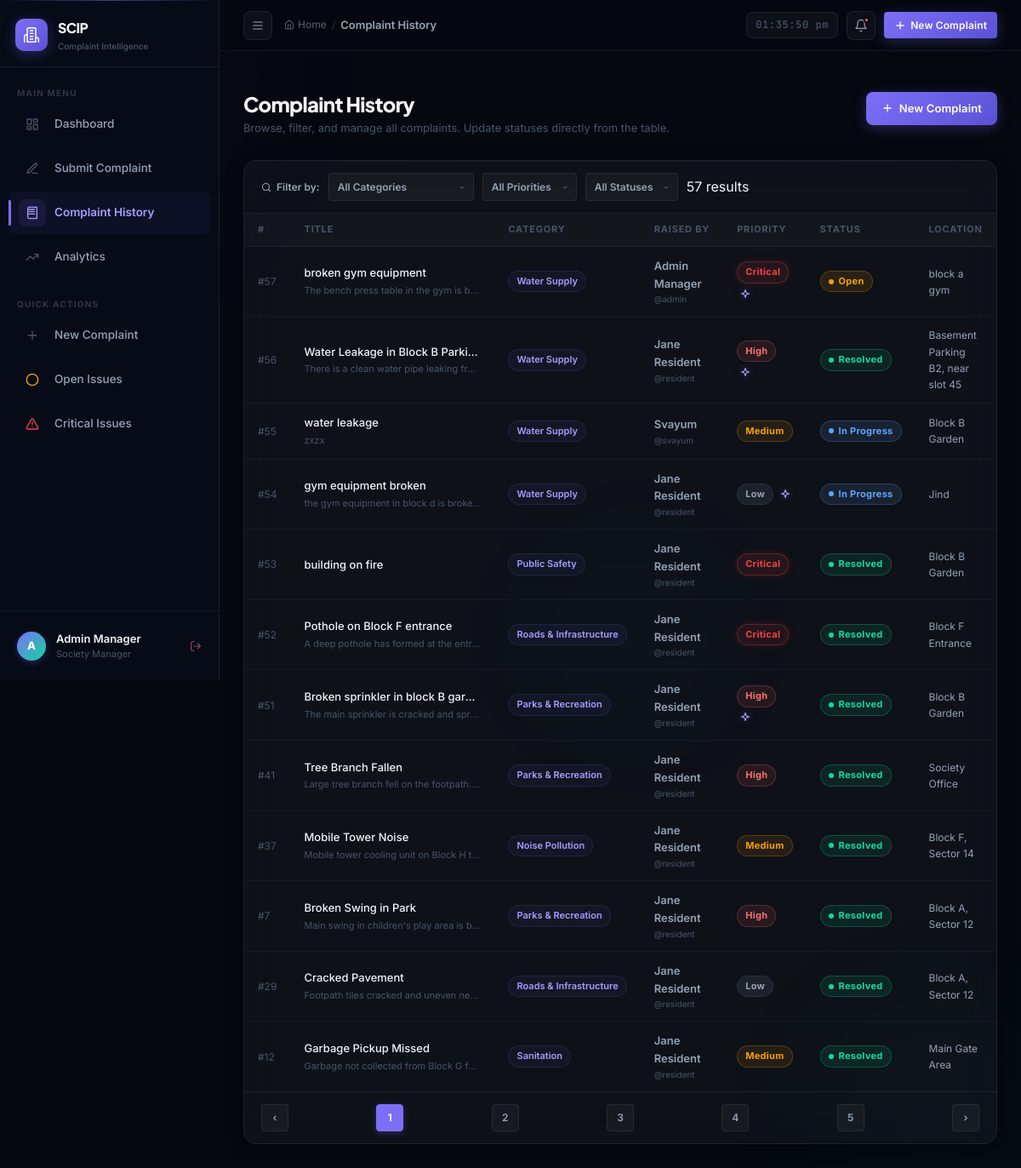
Screenshot of /history (signed in) with the database file from the repository.
### tables this page shows
CREATE TABLE users (
            id            INTEGER PRIMARY KEY AUTOINCREMENT,
            username      TEXT UNIQUE NOT NULL,
            password_hash TEXT NOT NULL,
            role          TEXT NOT NULL,
            full_name     TEXT NOT NULL,
            created_at    DATETIME DEFAULT CURRENT_TIMESTAMP
        );

CREATE TABLE complaints (
            id          INTEGER PRIMARY KEY AUTOINCREMENT,
            title       TEXT NOT NULL,
            category    TEXT NOT NULL,
            description TEXT,
            priority    TEXT NOT NULL,
            status      TEXT DEFAULT 'Open',
            location    TEXT,
            created_at  DATETIME DEFAULT CURRENT_TIMESTAMP,
            updated_at  DATETIME DEFAULT CURRENT_TIMESTAMP
        , ai_category TEXT, ai_priority TEXT, ai_department TEXT, ai_summary TEXT, user_id INTEGER);

### app.py (the view)
@app.route('/history')
@login_required
def history():
    page     = int(request.args.get('page', 1))
    category = request.args.get('category', '')
    priority = request.args.get('priority', '')
    status   = request.args.get('status', '')
    sort     = request.args.get('sort', 'created_at')
    order    = request.args.get('order', 'desc')
    user_id = None if session.get('role') == 'admin' else session.get('user_id')
    complaints, total, total_pages = get_all_complaints(
        page=page, per_page=12,
        category=category or None,
        priority=priority or None,
        status=status or None,
        sort=sort, order=order,
        user_id=user_id
    )
    return render_template('history.html',
                           complaints=complaints,
                           total=total,
                           total_pages=total_pages,
                           page=page,
                           category=category,
                           priority=priority,
                           status=status,
                           sort=sort,
                           order=order,
                           categories=CATEGORIES,
                           priorities=PRIORITIES,
                           statuses=STATUSES)

### app.py (called while the page is built)
def login_required(f):
    @wraps(f)
    def decorated_function(*args, **kwargs):
        if 'user_id' not in session:
            flash('Please log in to access this page.', 'danger')
            return redirect(url_for('login', next=request.url))
        return f(*args, **kwargs)
    return decorated_function

### database.py (called while the page is built)
def get_db():
    conn = sqlite3.connect(DB_PATH)
    conn.row_factory = sqlite3.Row
    return conn

### templates/history.html (shortened to what this page needs)
{% extends "base.html" %}
{% block breadcrumb %}Complaint History{% endblock %}
{% block content %}
<div class="page-header animate-in">
  <div>
    <h1 class="page-title">Complaint History</h1>
    <p class="page-subtitle">Browse, filter, and manage all complaints. Update statuses directly from the table.</p>
  </div>
  <a href="{{ url_for('submit') }}" class="btn btn-primary">
    <svg class="icon-svg icon-svg-xs" viewBox="0 0 24 24"><line x1="12" x2="12" y1="5" y2="19"/><line x1="5" x2="19" y1="12" y2="12"/></svg>
    New Complaint
  </a>
</div>
<div class="glass-card table-card animate-in" style="animation-delay:0.1s;">
  <div class="filter-bar">
    <span style="font-size:12px; font-weight:600; color:var(--text-secondary); white-space:nowrap; display:inline-flex; align-items:center; gap:6px;">
      <svg class="icon-svg icon-svg-xs" viewBox="0 0 24 24"><circle cx="11" cy="11" r="8"/><line x1="21" x2="16.65" y1="21" y2="16.65"/></svg>
      Filter by:
    </span>
    <form method="GET" action="{{ url_for('history') }}" id="filterForm" style="display:contents;">
      <select name="category" class="filter-select" onchange="this.form.submit()">
        <option value="">All Categories</option>
      </select>
      <select name="priority" class="filter-select" onchange="this.form.submit()">
        <option value="">All Priorities</option>
      </select>
      <select name="status" class="filter-select" onchange="this.form.submit()">
        <option value="">All Statuses</option>
      </select>
    </form>
    <span class="results-count">{{ total }} result{{ 's' if total != 1 }}</span>
  </div>
  {% if complaints %}
  <div style="overflow-x:auto;">
    <table class="data-table">
      <thead>
        <tr>
          <th data-sort="id" style="width:60px;">#</th>
          <th data-sort="title">Title</th>
          <th data-sort="category">Category</th>
          {% if session.get('role') == 'admin' %}
          <th>Raised By</th>
          {% endif %}
          <th data-sort="priority">Priority</th>
          <th data-sort="status">Status</th>
          <th>Location</th>
        </tr>
      </thead>
      <tbody>
        {% for c in complaints %}
        <tr>
          <td style="color:var(--text-muted); font-size:12px;">#{{ c.id }}</td>
          <td class="complaint-title-cell">
            <a href="{{ url_for('complaint_detail', complaint_id=c.id) }}" class="complaint-title-link">
              <span class="title-text" title="{{ c.title }}">{{ c.title }}</span>
            </a>
            {% if c.description %}
            <span class="complaint-id" title="{{ c.description }}">{{ c.description[:60] }}{{ '…' if c.description | length > 60 }}</span>
            {% endif %}
          </td>
          <td><span class="category-chip">{{ c.category }}</span></td>
          {% if session.get('role') == 'admin' %}
          <td style="font-size:13px; color:var(--text-secondary);">
            <div style="font-weight:600;">{{ c.raised_by or 'System' }}</div>
            <div style="font-size:10px; color:var(--text-muted);">@{{ c.raised_by_username or 'system' }}</div>
          </td>
          {% endif %}
          <td>
            <span class="badge badge-{{ c.priority | lower }}">{{ c.priority }}</span>
            {% if c.ai_category %}
            <span class="ai-mini-badge" title="AI Classification: {{ c.ai_priority }} · {{ c.ai_department }}" style="vertical-align: middle; margin-left: 4px;">
              <svg class="icon-svg icon-svg-xs" style="stroke:var(--accent-light);" viewBox="0 0 24 24"><path d="m12 3-1.912 5.813a2 2 0 0 1-1.275 1.275L3 12l5.813 1.912a2 2 0 0 1 1.275 1.275L12 21l1.912-5.813a2 2 0 0 1 1.275-1.275L21 12l-5.813-1.912a2 2 0 0 1-1.275-1.275L12 3Z"/></svg>
            </span>
            {% endif %}
          </td>
          <td>
            <span class="badge status-badge
              {% if c.status == 'Open' %}badge-open
              {% elif c.status == 'In Progress' %}badge-progress
              {% else %}badge-resolved{% endif %}">
              <span class="badge-dot"></span>
              {{ c.status }}
            </span>
          </td>
          <td style="color:var(--text-secondary); font-size:12px;">{{ c.location or '—' }}</td>
        </tr>
        {% endfor %}
      </tbody>
    </table>
  </div>
  {% if total_pages > 1 %}
  <div class="pagination">
    {% if page > 1 %}
    <a href="{{ url_for('history', page=page-1, category=category, priority=priority, status=status, sort=sort, order=order) }}"
       class="page-btn">‹</a>
    {% else %}
    <span class="page-btn disabled">‹</span>
    {% endif %}
    {% set start_page = [1, page - 2] | max %}
    {% set end_page = [total_pages, start_page + 4] | min %}
    {% set start_page = [1, end_page - 4] | max %}
    {% for p in range(start_page, end_page + 1) %}
    <a href="{{ url_for('history', page=p, category=category, priority=priority, status=status, sort=sort, order=order) }}"
       class="page-btn {% if p == page %}active{% endif %}">{{ p }}</a>
    {% endfor %}
    {% if page < total_pages %}
    <a href="{{ url_for('history', page=page+1, category=category, priority=priority, status=status, sort=sort, order=order) }}"
       class="page-btn">›</a>
    {% else %}
    <span class="page-btn disabled">›</span>
    {% endif %}
  </div>
  {% endif %}
  {% endif %}
</div>
{% endblock %}

### templates/base.html (shortened to what this page needs)
<!DOCTYPE html>
<html lang="en">
<head>
  <link rel="stylesheet" href="{{ url_for('static', filename='css/style.css', v='3.2') }}" />
</head>
<body>
<div class="bg-orb bg-orb-2"></div>
<div class="bg-orb bg-orb-3"></div>
<aside class="sidebar" id="sidebar">
  <a href="{{ url_for('dashboard') }}" class="sidebar-logo">
    <div class="logo-icon">
      <svg class="icon-svg icon-svg-md" style="stroke:#fff" viewBox="0 0 24 24"><path d="M6 22V4a2 2 0 0 1 2-2h8a2 2 0 0 1 2 2v18Z"/><path d="M6 12H4a2 2 0 0 0-2 2v8"/><path d="M18 16h2a2 2 0 0 1 2 2v4"/><path d="M10 6h4"/><path d="M10 10h4"/><path d="M10 14h4"/><path d="M10 18h4"/></svg>
    </div>
    <div class="logo-text">
      <div class="logo-title">SCIP</div>
      <div class="logo-subtitle">Complaint Intelligence</div>
    </div>
  </a>
  <nav class="sidebar-nav">
    <div class="nav-section-label">Main Menu</div>
    <a href="{{ url_for('dashboard') }}"
       class="nav-item {% if request.endpoint == 'dashboard' %}active{% endif %}"
       data-tooltip="Dashboard">
      <span class="nav-icon">
        <svg class="icon-svg" viewBox="0 0 24 24"><rect width="7" height="9" x="3" y="3" rx="1"/><rect width="7" height="5" x="14" y="3" rx="1"/><rect width="7" height="9" x="14" y="12" rx="1"/><rect width="7" height="5" x="3" y="16" rx="1"/></svg>
      </span>
      <span class="nav-label">Dashboard</span>
    </a>
    <a href="{{ url_for('submit') }}"
       class="nav-item {% if request.endpoint == 'submit' %}active{% endif %}"
       data-tooltip="Submit Complaint">
      <span class="nav-icon">
        <svg class="icon-svg" viewBox="0 0 24 24"><path d="M12 20h9"/><path d="M16.5 3.5a2.12 2.12 0 0 1 3 3L7 19l-4 1 1-4Z"/></svg>
      </span>
      <span class="nav-label">Submit Complaint</span>
    </a>
    <a href="{{ url_for('history') }}"
       class="nav-item {% if request.endpoint == 'history' %}active{% endif %}"
       data-tooltip="Complaint History">
      <span class="nav-icon">
        <svg class="icon-svg" viewBox="0 0 24 24"><path d="M4 19.5v-15A2.5 2.5 0 0 1 6.5 2H20v20H6.5a2.5 2.5 0 0 1-2.5-2.5Z"/><path d="M6 6h10"/><path d="M6 10h10"/><path d="M6 14h10"/></svg>
      </span>
      <span class="nav-label">Complaint History</span>
    </a>
    {% if session.get('role') == 'admin' %}
    <a href="{{ url_for('analytics') }}"
       class="nav-item {% if request.endpoint == 'analytics' %}active{% endif %}"
       data-tooltip="Analytics">
      <span class="nav-icon">
        <svg class="icon-svg" viewBox="0 0 24 24"><path d="m22 7-8.5 8.5-5-5L2 17"/><path d="M16 7h6v6"/></svg>
      </span>
      <span class="nav-label">Analytics</span>
    </a>
    {% endif %}
    <div class="nav-section-label" style="margin-top:16px">Quick Actions</div>
    <a href="{{ url_for('submit') }}" class="nav-item" data-tooltip="New Complaint">
      <span class="nav-icon">
        <svg class="icon-svg icon-svg-sm" viewBox="0 0 24 24"><path d="M5 12h14"/><path d="M12 5v14"/></svg>
      </span>
      <span class="nav-label">New Complaint</span>
    </a>
    <a href="{{ url_for('history') }}?status=Open" class="nav-item" data-tooltip="Open Issues">
      <span class="nav-icon">
        <svg class="icon-svg icon-svg-sm" style="stroke:var(--warning)" viewBox="0 0 24 24"><circle cx="12" cy="12" r="10"/></svg>
      </span>
      <span class="nav-label">Open Issues</span>
    </a>
    <a href="{{ url_for('history') }}?priority=Critical" class="nav-item" data-tooltip="Critical Issues">
      <span class="nav-icon">
        <svg class="icon-svg icon-svg-sm" style="stroke:var(--critical)" viewBox="0 0 24 24"><path d="m21.73 18-8-14a2 2 0 0 0-3.48 0l-8 14A2 2 0 0 0 4 21h16a2 2 0 0 0 1.73-3Z"/><path d="M12 9v4"/><path d="M12 17h.01"/></svg>
      </span>
      <span class="nav-label">Critical Issues</span>
    </a>
  </nav>
  <div class="sidebar-footer">
    <div class="sidebar-user" style="display:flex; justify-content:space-between; align-items:center; width:100%;">
      <div style="display:flex; align-items:center; gap:12px;">
        <div class="user-avatar" style="text-transform:uppercase;">
          {{ (session.get('full_name') or session.get('username') or 'U')[0] }}
        </div>
        <div class="user-info">
          <div class="user-name" title="{{ session.get('full_name') }}">{{ session.get('full_name') or 'User' }}</div>
          <div class="user-role">{{ 'Society Manager' if session.get('role') == 'admin' else 'Resident' }}</div>
        </div>
      </div>
      <a href="{{ url_for('logout') }}" class="logout-btn" title="Log Out" style="color:var(--text-muted); opacity:0.6; transition:opacity 0.2s; display:flex; align-items:center;" onmouseover="this.style.opacity='1'" onmouseout="this.style.opacity='0.6'">
        <svg class="icon-svg icon-svg-sm" style="stroke:var(--danger)" viewBox="0 0 24 24"><path d="M9 21H5a2 2 0 0 1-2-2V5a2 2 0 0 1 2-2h4"/><polyline points="16 17 21 12 16 7"/><line x1="21" x2="9" y1="12" y2="12"/></svg>
      </a>
    </div>
  </div>
</aside>
<div class="main-content" id="mainContent">
  <header class="topbar">
    <div class="topbar-left">
      <button class="sidebar-toggle" id="sidebarToggle" aria-label="Toggle Sidebar">
        <svg class="icon-svg" viewBox="0 0 24 24"><line x1="4" x2="20" y1="12" y2="12"/><line x1="4" x2="20" y1="6" y2="6"/><line x1="4" x2="20" y1="18" y2="18"/></svg>
      </button>
      <nav class="page-breadcrumb">
        <a href="{{ url_for('dashboard') }}" class="breadcrumb-home">
          <span style="display:inline-flex; align-items:center; gap:4px;">
            <svg class="icon-svg icon-svg-xs" viewBox="0 0 24 24"><path d="m3 9 9-7 9 7v11a2 2 0 0 1-2 2H5a2 2 0 0 1-2-2z"/><polyline points="9 22 9 12 15 12 15 22"/></svg>
            Home
          </span>
        </a>
        <span class="breadcrumb-sep">/</span>
        <span class="breadcrumb-current">{% block breadcrumb %}Dashboard{% endblock %}</span>
      </nav>
    </div>
    <div class="topbar-right">
      <span class="topbar-time" id="liveClock"></span>
      <a href="{{ url_for('history') }}?status=Open" class="topbar-btn" title="Open Complaints">
        <svg class="icon-svg" viewBox="0 0 24 24"><path d="M6 8a6 6 0 0 1 12 0c0 7 3 9 3 9H3s3-2 3-9"/><path d="M10.3 21a1.94 1.94 0 0 0 3.4 0"/></svg>
        <span class="notif-dot"></span>
      </a>
      <a href="{{ url_for('submit') }}" class="btn btn-primary btn-sm">
        <svg class="icon-svg icon-svg-xs" viewBox="0 0 24 24"><line x1="12" x2="12" y1="5" y2="19"/><line x1="5" x2="19" y1="12" y2="12"/></svg>
        New Complaint
      </a>
    </div>
  </header>
  <div style="padding: 0 28px; padding-top: 20px;">
  </div>
  <main class="page-content">
    {% block content %}{% endblock %}
  </main>
</div>
</body>
</html>

### rows the page displays
users: full_name "Admin Manager"
complaints: id "57", title "broken gym equipment", description "The bench press table in the gym is b…", category "Water Supply", full_name "Admin Manager", username "admin", priority "Critical", status "Open", location "block a gym"
complaints: id "56", title "Water Leakage in Block B Parking", description "There is a clean water pipe leaking fr…", category "Water Supply", full_name "Jane Resident", username "resident", priority "High", status "Resolved", location "Basement Parking B2, near slot 45"
complaints: id "55", title "water leakage", description "zxzx", category "Water Supply", full_name "Svayum", username "svayum", priority "Medium", status "In Progress", location "Block B Garden"
complaints: id "54", title "gym equipment broken", description "the gym equipment in block d is broke…", category "Water Supply", full_name "Jane Resident", username "resident", priority "Low", status "In Progress", location "Jind"
complaints: id "53", title "building on fire", category "Public Safety", full_name "Jane Resident", username "resident", priority "Critical", status "Resolved", location "Block B Garden"
complaints: id "52", title "Pothole on Block F entrance", description "A deep pothole has formed at the entr…", category "Roads & Infrastructure", full_name "Jane Resident", username "resident", priority "Critical", status "Resolved", location "Block F Entrance"
complaints: id "51", title "Broken sprinkler in block B gar…", description "The main sprinkler is cracked and spr…", category "Parks & Recreation", full_name "Jane Resident", username "resident", priority "High", status "Resolved", location "Block B Garden"
complaints: id "41", title "Tree Branch Fallen", description "Large tree branch fell on the footpath.…", category "Parks & Recreation", full_name "Jane Resident", username "resident", priority "High", status "Resolved", location "Society Office"
complaints: id "37", title "Mobile Tower Noise", description "Mobile tower cooling unit on Block H t…", category "Noise Pollution", full_name "Jane Resident", username "resident", priority "Medium", status "Resolved", location "Block F, Sector 14"
complaints: id "7", title "Broken Swing in Park", description "Main swing in children's play area is b…", category "Parks & Recreation", full_name "Jane Resident", username "resident", priority "High", status "Resolved", location "Block A, Sector 12"
complaints: id "29", title "Cracked Pavement", description "Footpath tiles cracked and uneven ne…", category "Roads & Infrastructure", full_name "Jane Resident", username "resident", priority "Low", status "Resolved", location "Block A, Sector 12"
complaints: id "12", title "Garbage Pickup Missed", description "Garbage not collected from Block G f…", category "Sanitation", full_name "Jane Resident", username "resident", priority "Medium", status "Resolved", location "Main Gate Area"

### other values shown
{{ (session.get('full_name') or session.get('username') or 'U')[0] }} "A"
{{ 'Society Manager' if session.get('role') == 'admin' else 'Resident' }} "Society Manager"
{{ total }} "57"
{{ 's' if total != 1 }} "s"
{{ p }} "1" "2" "3" "4" "5"
